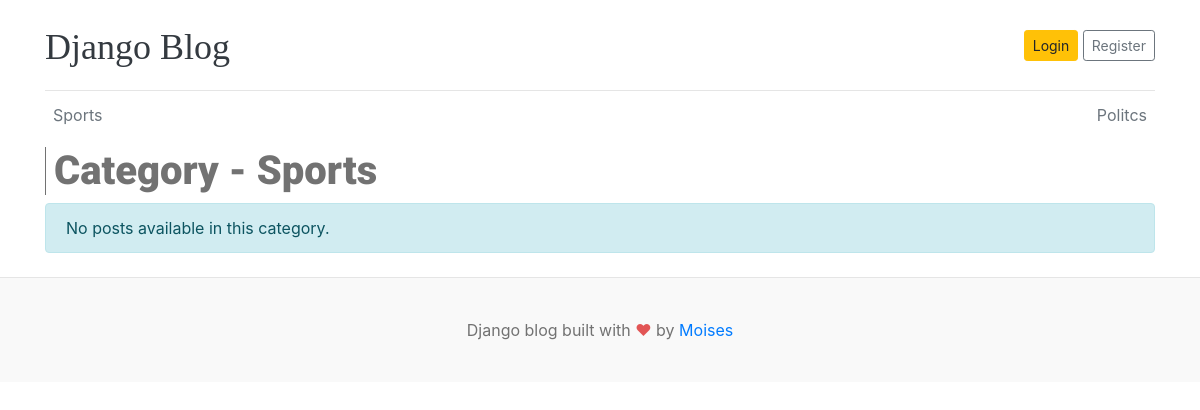
Before: /category/1/ with the older database file.
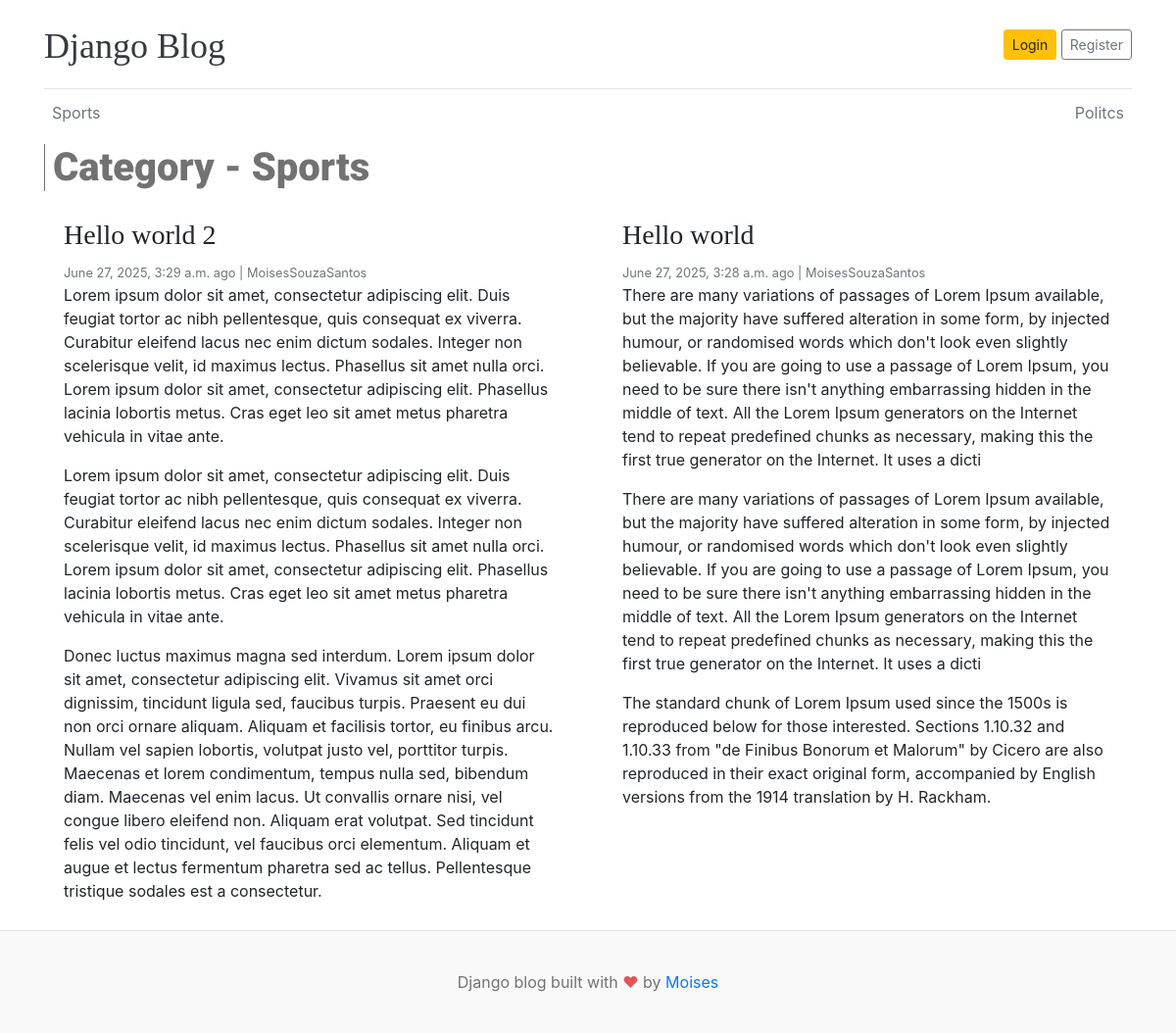
After: the same page with the newer database file.
### blogs/models.py (models this page shows, shortened)
class Category(models.Model):
    category_name = models.CharField(max_length=50, unique=True)
    created_at = models.DateTimeField(auto_now_add=True)
    updated_at = models.DateTimeField(auto_now=True)
    def __str__(self):
        return self.category_name
    class Meta:
        verbose_name_plural = "categories"

class Blog(models.Model):
    title = models.CharField(max_length=200)
    slug = models.SlugField(max_length=200, unique=True)
    category = models.ForeignKey(Category, on_delete=models.CASCADE)
    author = models.ForeignKey(User, on_delete=models.CASCADE)
    featured_image = models.ImageField(upload_to='uploads/%Y/%m/%d')
    short_description = models.TextField(max_length=500)
    blog_body = models.TextField(max_length=2000)
    status = models.CharField(max_length=20,choices=STATUS_CHOICES, default='Draft')
    is_featured = models.BooleanField(default=False)
    created_at = models.DateTimeField(auto_now_add=True)
    updated_at = models.DateTimeField(auto_now=True)
    class Meta:
        verbose_name_plural = "blogs"
        ordering = ['-created_at']  # Order by creation date descending

### blogs/views.py (the view)
# urls.py: path('<int:category_id>/', views.posts_by_category, name='posts_by_category')
def posts_by_category(request, category_id):
    posts = Blog.objects.filter(status='Published',category_id=category_id)
    try:
        category = Category.objects.get(pk=category_id)
    except:
        return redirect('home')
    context = {
        'posts': posts,
        'category': category,
        }
    return render(request, 'posts_by_category.html', context)

### blogs/context_processors.py (called while the page is built)
def get_categories(request):
    categories = Category.objects.all()
    return dict(categories=categories)

### templates/posts_by_category.html (shortened to what this page needs)
{% extends "base.html" %}
{% load static %}
{% block content %}
<h1 class="container-container">Category - {{ category }}</h1>
<div class="row mb-2">
{% if posts%}
  {% for post in posts %}
    <div class="col-md-6">
      <div class="card border-0" >
        <div class="card-body">
          <h3>{{ post.title }}</h3>
          <small class="mb-1 text-muted">{{post.created_at}} ago | {{post.author}}</small>
          <p class="card-text">{{ post.short_description }}</p>
          <p class="card-text">{{ post.short_description }}</p>
          <p class="card-text">{{ post.blog_body }}</p>
        </div>
      </div>
    </div>
  {% endfor %}
{% else %}
    <div class="col-md-12">
        <div class="alert alert-info" role="alert">
        No posts available in this category.
        </div>
    </div>
    {% endif %}
    </div>
</div>
{% endblock %}

### templates/base.html (shortened to what this page needs)
{% load static %}
<!DOCTYPE html>
<html lang="en">
<head>
    <link href="https://getbootstrap.com/docs/4.0/dist/css/bootstrap.min.css" rel="stylesheet">
    <link rel="stylesheet" href="{% static 'css/style.css' %}">
  </head>
<body>
    <div class="container">
      <header class="blog-header py-3">
        <div class="row flex-nowrap justify-content-between align-items-center">
          <div class="col-8 pt-1">
            <a class="blog-header-logo text-dark" href="/">Django Blog</a>
          </div>
          <div class="col-4 d-flex justify-content-end align-items-center">
            <a class="btn btn-sm btn-warning" href="#">Login</a> &nbsp;
            <a class="btn btn-sm btn-outline-secondary" href="#">Register</a>
          </div>
        </div>
      </header>
      <div class="nav-scroller py-1 mb-2">
        <nav class="nav d-flex justify-content-between">
          {% for cat in categories %}
          <a id="navbar" class="p-2 text-muted" href="{% url 'posts_by_category' cat.id %}">{{ cat.category_name }}</a>
          {% endfor %}
        </nav>
      </div>
{% block content %}
{% endblock %}
<footer class="blog-footer">
  <p>Django blog built with <span style="color: #e25555;">&hearts;</span> by <a href="https://github.com/LinuxEater" target="_blank">Moises</a></p>
</footer>
</body>
</html>

### blog_main/static/css/style.css (style rules this page uses)
.blog-header { border-bottom: 1px solid #e5e5e5; }
.blog-header-logo { font-family: "Playfair Display", Georgia, "Times New Roman", serif; font-size: 2.25rem; }
h1, h2, h3, h4, h5, h6 { font-family: "Playfair Display", Georgia, "Times New Roman", serif; }
.blog-footer { padding: 2.5rem 0; color: #727272; text-align: center; background-color: #f9f9f9; border-top: .05rem solid #e5e5e5; }
.blog-footer p:last-child { margin-bottom: 0; }
.container-container,#posts-card { color: #727272; font-family: 'Roboto', sans-serif; font-weight: 1000; border-left: #727272 solid 0.1rem; padding-left: 0.5rem; }
#navbar { transition: all 0.5s ease-in-out; }

Changed rows visible on the page:
added Blog: title "Hello world 2", created_at "June 27, 2025, 3:29 a.m.", author "MoisesSouzaSantos", short_description "Lorem ipsum dolor sit amet, consectetur adipiscing elit. Duis feugiat tortor ac nibh pellentesque, quis consequat ex viverra. Curabitur eleifend lacus nec enim dictum sodales. Integer non scelerisque velit, id maximus lectus. Phasellus sit amet nulla orci. Lorem ipsum dolor sit amet, consectetur adipiscing elit. Phasellus lacinia lobortis metus. Cras eget leo sit amet metus pharetra vehicula in vitae ante.", blog_body "Donec luctus maximus magna sed interdum. Lorem ipsum dolor sit amet, consectetur adipiscing elit. Vivamus sit amet orci dignissim, tincidunt ligula sed, faucibus turpis. Praesent eu dui non orci ornare aliquam. Aliquam et facilisis tortor, eu finibus arcu. Nullam vel sapien lobortis, volutpat justo vel, porttitor turpis. Maecenas et lorem condimentum, tempus nulla sed, bibendum diam. Maecenas vel enim lacus. Ut convallis ornare nisi, vel congue libero eleifend non. Aliquam erat volutpat. Sed tincidunt felis vel odio tincidunt, vel faucibus orci elementum. Aliquam et augue et lectus fermentum pharetra sed ac tellus. Pellentesque tristique sodales est a consectetur."
added Blog: title "Hello world", created_at "June 27, 2025, 3:28 a.m.", author "MoisesSouzaSantos", short_description "There are many variations of passages of Lorem Ipsum available, but the majority have suffered alteration in some form, by injected humour, or randomised words which don't look even slightly believable. If you are going to use a passage of Lorem Ipsum, you need to be sure there isn't anything embarrassing hidden in the middle of text. All the Lorem Ipsum generators on the Internet tend to repeat predefined chunks as necessary, making this the first true generator on the Internet. It uses a dicti", blog_body "The standard chunk of Lorem Ipsum used since the 1500s is reproduced below for those interested. Sections 1.10.32 and 1.10.33 from \"de Finibus Bonorum et Malorum\" by Cicero are also reproduced in their exact original form, accompanied by English versions from the 1914 translation by H. Rackham."
Other visible differences:
text no longer shown: "No posts available in this category."
